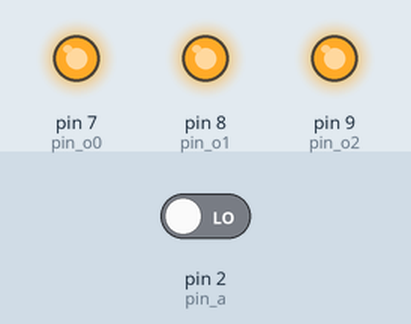
Recording of a sketch running on a simulated Arduino Uno, built with avr-gcc and run on an emulated ATmega328P. On the bench: output pins drawn as LEDs (lit = HIGH). The test bench sets the inputs (shaded band); at power-on: pin 2 (pin_a) LOW. What the sketch prints to the serial monitor is not drawn.

Above: at 0.1 s.
Timing chart, 0 to 1.6 s (numbered marks = the images above):
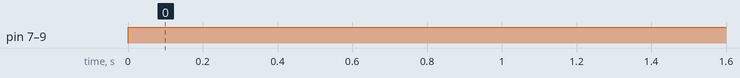

The sketch:

G7_Sketch_feu_exemple2_1.ino
```cpp
/*
Time :	10/08/2016 16:59:41
Generated from the grafcet File:
	D:\DD2\THESE\aContinuation_Fev2016\ArduinoCompiler_VM_Code\Efficiency_v2\g7s\Group 1\feu_exemple2_1.xml
*/
#include "TimerOne.h"
/*
//Declare INPUTS pins
#define IN_PIN_0 0
#define IN_PIN_1 1
...

//Declare OUTPUTS pins
#define OUT_PIN_0 7
#define OUT_PIN_1 8
...
*/

//**** 	 Declare INPUT pins mapped	**** 	 Total Inputs : 1
const unsigned int pin_a = 2;

//**** 	Declare OUTPUT pins mapped 	**** 	 Total Outputs : 3
const unsigned int pin_o0 = 7;
const unsigned int pin_o1 = 8;
const unsigned int pin_o2 = 9;

//**** 	 Declare INPUT pins states	****
boolean a = false, a_Old = false;

//**** 	 Declare OUPUT pins states	****
boolean o0 = false, o0_Old = false;
boolean o1 = false, o1_Old = false;
boolean o2 = false, o2_Old = false;

//**** 	 Declare STEPs variables	****
boolean S0_X = true, S0_X_Old = true;
boolean S1_X = false, S1_X_Old = false;
boolean S2_X = false, S2_X_Old = false;
boolean S3_X = false, S3_X_Old = false;
boolean S4_X = false, S4_X_Old = false;
boolean S5_X = false, S5_X_Old = false;

//**** 	 Declare Transitions receptivities variables	****
boolean TR_1 = false;
boolean TR_2 = false;
boolean TR_3 = false;
boolean TR_4 = false;
boolean TR_5 = false;
boolean TR_6 = false;
boolean TR_7 = false;

//**** 	 Declare STEPs timing variables for duration activity 	****
unsigned int S0_duration = 0;
unsigned int S1_duration = 0;
unsigned int S2_duration = 0;
unsigned int S3_duration = 0;
unsigned int S4_duration = 0;
unsigned int S5_duration = 0;

//To measure the efficacy
unsigned int NN = 0;
unsigned int time_val;

////FT = 1000/Board_TIME_UNIT = Frequency of the Step activity callback function Step_timer_update_callback
const unsigned int Board_TIME_UNIT = 100;

//To manage timer or measuring duration of active steps
//const unsigned int Board_TIME_UNIT = 1; // Board_TIME_UNIT =5 i.e. 5Hz : Number of callback function of Timer1 per second

void initializeTimer1(){
  //Timer1.initialize(1000000);     // initialize timer1, and set a 1 second period
  unsigned int FT_Steps = 1000/Board_TIME_UNIT; //FT_Steps = frequency_timer
  Timer1.initialize(1000000/FT_Steps);       // initialize timer1, and set a 1 second period
  //Timer1.pwm(9, 512);             		// setup pwm on pin 9, 50% duty cycle, if there is pinMode(9, OUTPUT); It present the frequency of the timer
  Timer1.attachInterrupt(Step_timer_update_callback);   // attaches callback() as a timer overflow interrupt
}

void Step_timer_update_callback(){
	if(S0_X) {S0_duration ++ ;} else {S0_duration = 0;}
	if(S1_X) {S1_duration ++ ;} else {S1_duration = 0;}
	if(S2_X) {S2_duration ++ ;} else {S2_duration = 0;}
	if(S3_X) {S3_duration ++ ;} else {S3_duration = 0;}
	if(S4_X) {S4_duration ++ ;} else {S4_duration = 0;}
	if(S5_X) {S5_duration ++ ;} else {S5_duration = 0;}
}

void setup(){
	initializeTimer1();
	Serial.begin(9600);
	//INIT INPUT PINs
	pinMode(pin_a, INPUT);
	//INIT OUTPUT PINs
	pinMode(pin_o0, OUTPUT);
	pinMode(pin_o1, OUTPUT);
	pinMode(pin_o2, OUTPUT);

	time_val = millis();
	NN = 0;
}

void loop(){
	//Reading input values
	a = digitalRead(pin_a);

	//Clearing conditions
	TR_1 = (S0_duration > 100) && !a;
	TR_2 = (S1_duration > 40);
	TR_3 = (S2_duration > 10);
	TR_4 = (S3_duration > 100);
	TR_5 = (S4_duration > 40);
	TR_6 = (S5_duration > 10);
	TR_7 = a;

	//Evaluate Step variables
	S0_X = TR_6 || (S0_X && !TR_1) || (S0_X && !TR_7);
	S1_X = TR_1 || (S1_X && !TR_2);
	S2_X = TR_2 || (S2_X && !TR_3);
	S3_X = TR_3 || TR_7 || (S3_X && !TR_4);
	S4_X = TR_4 || (S4_X && !TR_5);
	S5_X = TR_5 || (S5_X && !TR_6);

	//Evaluate OUTPUTs variables
	o0 = S0_X || S2_X || S3_X || S4_X || S5_X;
	o1 = S0_X || S1_X || S3_X || S4_X || S5_X;
	o2 = S0_X || S3_X || S5_X;

	//Update OUTPUTs
	 digitalWrite(pin_o0, o0);
	 digitalWrite(pin_o1, o1);
	 digitalWrite(pin_o2, o2);

	//Update Old OUTPUTs
	o0_Old = o0;
	o1_Old = o1;
	o2_Old = o2;

	//Update Old Step variables state
	S0_X_Old = S0_X;
	S1_X_Old = S1_X;
	S2_X_Old = S2_X;
	S3_X_Old = S3_X;
	S4_X_Old = S4_X;
	S5_X_Old = S5_X;

	NN++;
	if(millis() - time_val > 5000){
		Serial.println(NN);
		NN = 0; time_val = millis();
	}
}
```

Measured:
- by itself, pin 7 (pin_o0), pin 8 (pin_o1), pin 9 (pin_o2): LOW → HIGH at 0.00 s
